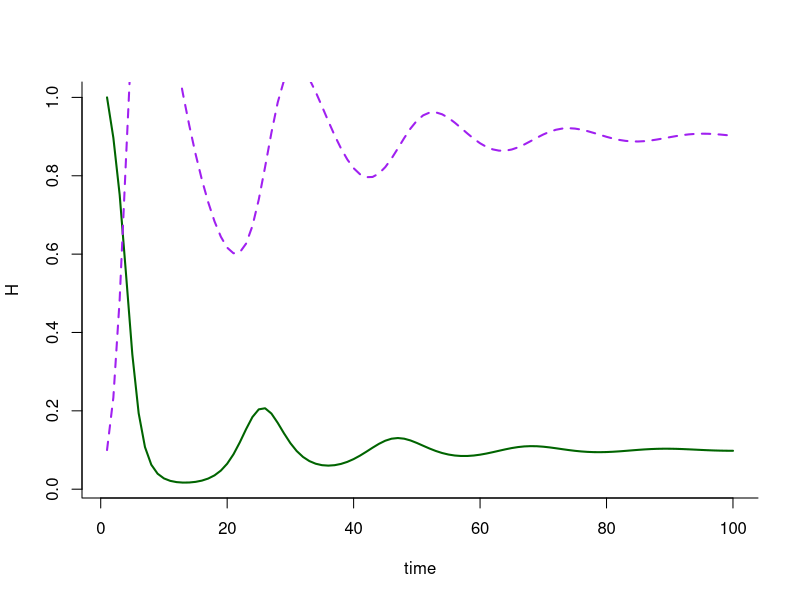

The R script that drew this image:

library(deSolve)

zom.hum <- function(t, y, p) {
  H <- y[1]
  Z <- y[2]
  with(as.list(p), {
    dH.dt <- r * H*(1-H/k) - b * H * Z
    dZ.dt <- c * H * Z - m * Z
    return(list(c(dH.dt, dZ.dt)))
  })
}

p <- c('r' = 1,
       'b' = 1,
       'c' = 1,
       'k' = 1,
       'm' = 0.1)
y0 <- c('H' = 1, 'Z' = 0.1)
t <- 1:100

sim <- ode(y = y0, times = t, func = zom.hum, parms = p, method = 'lsoda')
sim <- as.data.frame(sim)

plot(H ~ time, data = sim, type = 'l', col = 'darkgreen', bty = 'l', lwd = 2)
points(Z ~ time, data = sim, type = 'l', col = 'purple', lty = 2, lwd = 2)
